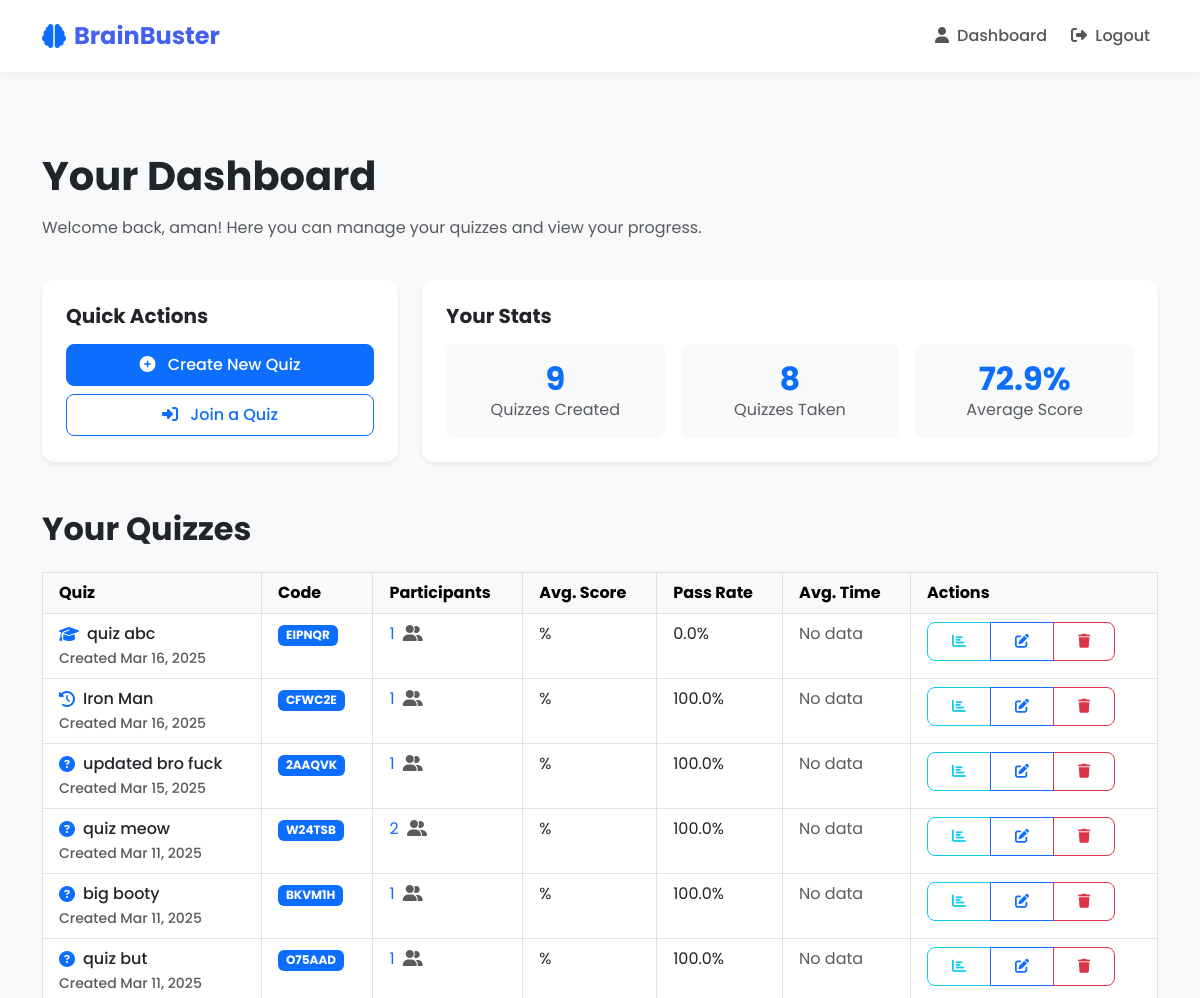
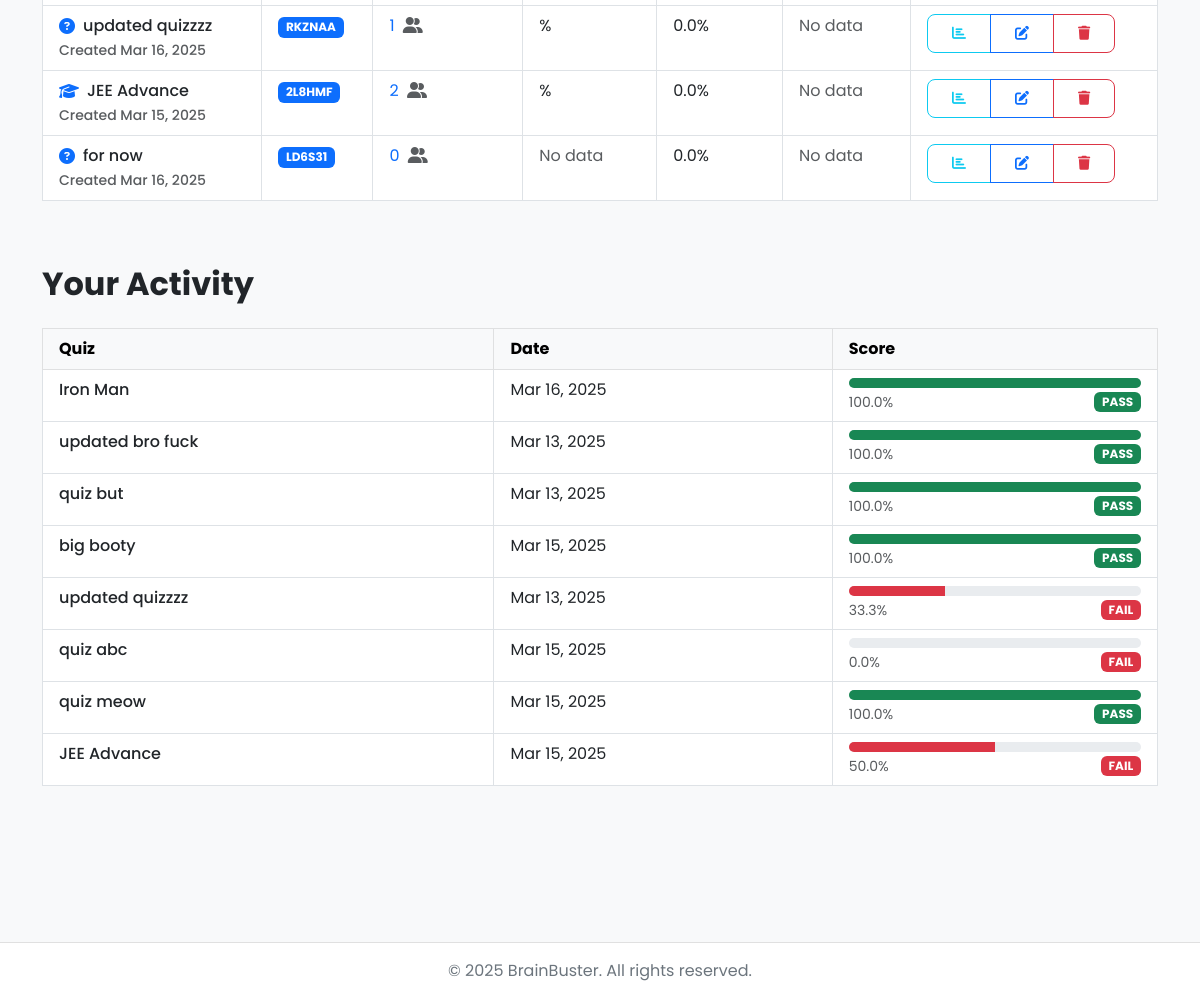
The page /quizzes/ (signed in) on the database as committed earlier (2 pictures, top to bottom).
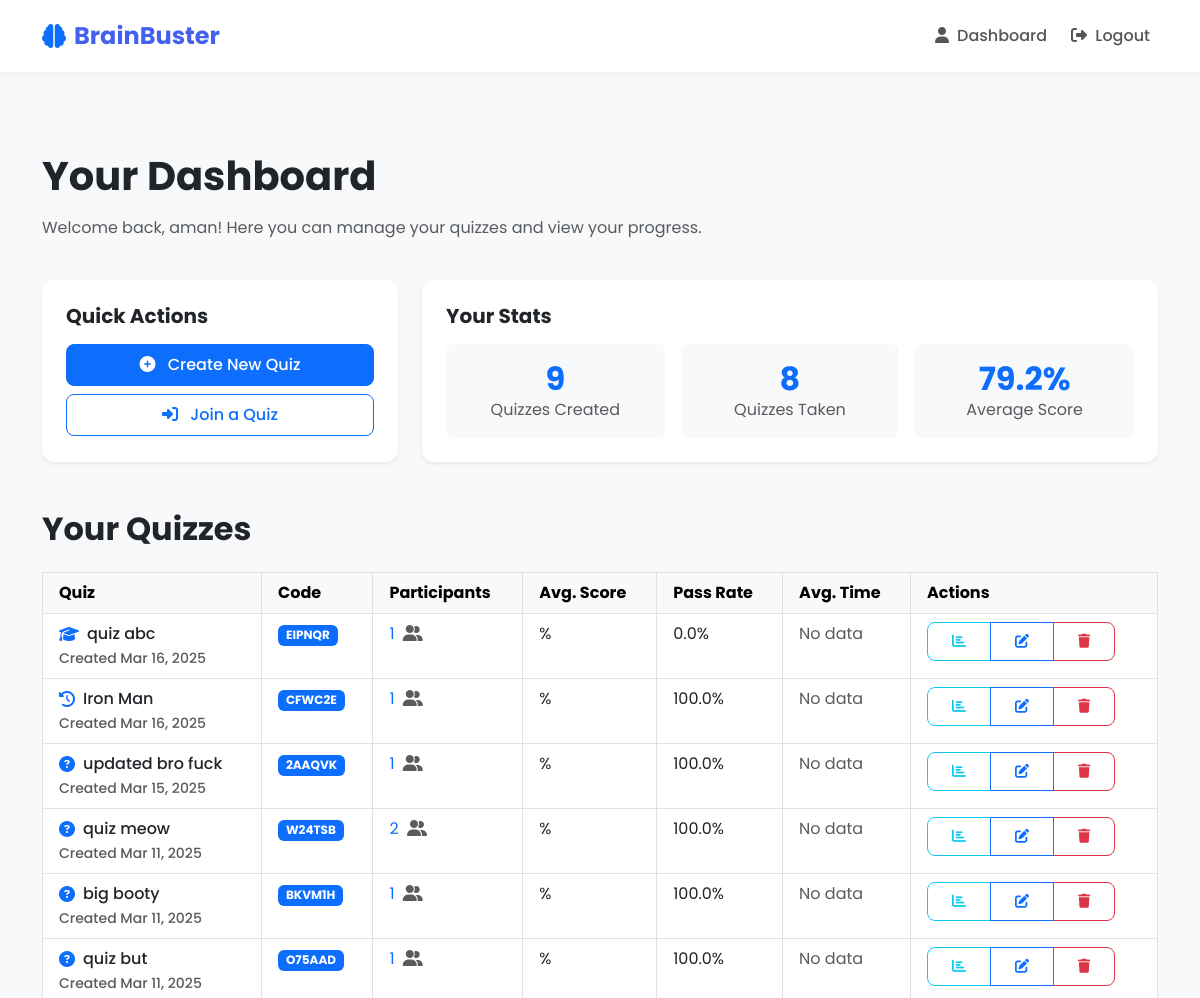
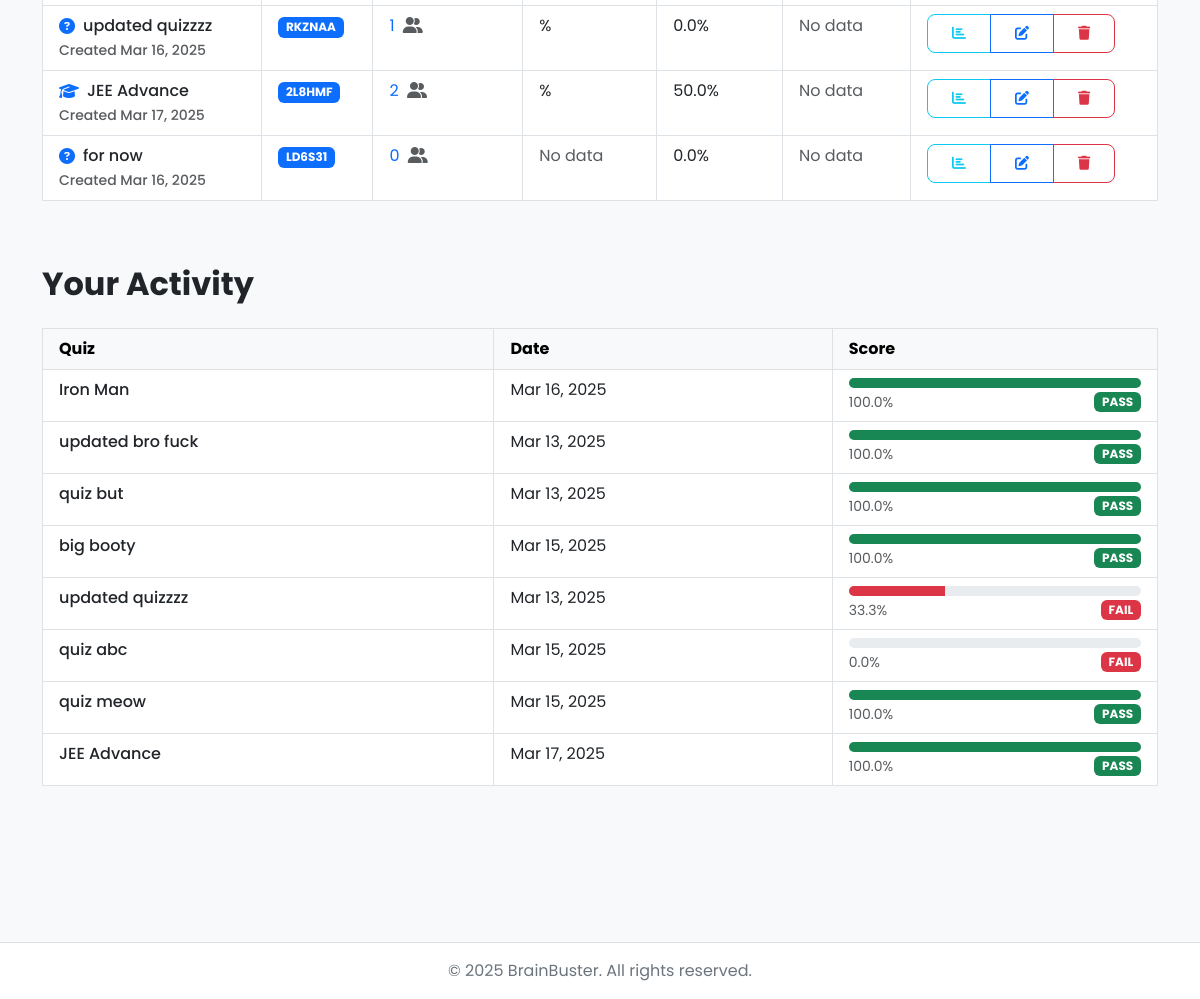
The same page on the database as committed later (2 pictures, top to bottom).
### quizzes/models.py (models this page shows, shortened)
class Quiz(models.Model):
    title = models.CharField(max_length=255)
    description = models.TextField(blank=True, null=True)
    icon = models.CharField(max_length=50, default="question-circle")
    code = models.CharField(max_length=10, unique=True, default=generate_unique_code)
    created_by = models.ForeignKey(User, on_delete=models.CASCADE, related_name='quizzes')
    created_at = models.DateTimeField(auto_now=True)
    time_limit_per_question = models.IntegerField(help_text="Time limit in seconds", default=30)
    minimum_score_percentage = models.IntegerField(help_text="Minimum score required to pass (%)", default=60)

class Participation(models.Model):
    user = models.ForeignKey(User, on_delete=models.CASCADE, related_name='participations')
    quiz = models.ForeignKey(Quiz, on_delete=models.CASCADE, related_name='participations')
    score = models.FloatField(default=0.0)
    submitted_at = models.DateTimeField(auto_now=True)  # Changed from auto_now_add to auto_now
    time_taken = models.IntegerField(default=0, help_text="Total time taken in seconds")
    class Meta:
        unique_together = ('user', 'quiz')

### quizzes/views.py (the view)
# urls.py: path('', views.dashboard, name='quiz_dashboard'),
@login_required
def dashboard(request):
    created_quizzes = Quiz.objects.filter(created_by=request.user)
    participated_quizzes = request.user.participations.all().select_related('quiz')
    total_score = sum(p.score for p in participated_quizzes if p.score is not None)
    total_quizzes = sum(1 for p in participated_quizzes if p.score is not None)
    average_score = round(total_score / total_quizzes, 1) if total_quizzes > 0 else 0
    for quiz in created_quizzes:
        participations = list(quiz.participations.all())
        total_participants = len(participations)
        if total_participants > 0:
            passing_participants = sum(1 for p in participations if p.score >= quiz.minimum_score_percentage)
            quiz.pass_rate = round((passing_participants / total_participants) * 100)
        else:
            quiz.pass_rate = 0
        if total_participants > 0:
            total_time = sum(p.time_taken for p in participations if p.time_taken is not None)
            quiz.avg_time = round(total_time / total_participants, 1)
        else:
            quiz.avg_time = 0
        for participation in participations:
            participation.attempt_count = participation.user.participations.filter(quiz=quiz.id).count()
    return render(request, 'quizzes/dashboard.html', {
        'created_quizzes': created_quizzes,
        'participated_quizzes': participated_quizzes,
        'average_score': average_score,
    })

### templates/quizzes/dashboard.html (shortened to what the changed rows need)
{% extends 'base.html' %}
{% block content %}
<div class="container py-5">
    <div class="row mb-4">
        <div class="col-12">
            <h1 class="fw-bold mb-3">Your Dashboard</h1>
        </div>
    </div>
    <div class="row g-4">
        <div class="col-md-8">
            <div class="card h-100 shadow-sm border-0">
                <div class="card-body p-4">
                    <div class="row g-3 text-center">
                        <div class="col-4">
                            <div class="p-3 bg-light rounded-3">
                                <h2 class="text-primary fw-bold mb-0">{{ created_quizzes.count }}</h2>
                            </div>
                        </div>
                        <div class="col-4">
                            <div class="p-3 bg-light rounded-3">
                                <h2 class="text-primary fw-bold mb-0">{{ user.participations.count }}</h2>
                            </div>
                        </div>
                        <div class="col-4">
                            <div class="p-3 bg-light rounded-3">
                                <h2 class="text-primary fw-bold mb-0">{{ average_score|floatformat:1 }}%</h2>
                                <p class="text-muted mb-0">Average Score</p>
                            </div>
                        </div>
                    </div>
                </div>
            </div>
        </div>
    </div>
    <div class="row mt-5">
        <div class="col-12">
            <h2 class="fw-bold mb-4">Your Quizzes</h2>
                {% if created_quizzes %}
                <div class="table-responsive">
                    <table class="table table-hover table-bordered">
                        <thead class="table-light">
                            <tr>
                                <th class="border-bottom px-3 py-2">Quiz</th>
                                <th class="border-bottom px-3 py-2">Code</th>
                                <th class="border-bottom px-3 py-2">Participants</th>
                                <th class="border-bottom px-3 py-2">Avg. Score</th>
                                <th class="border-bottom px-3 py-2">Pass Rate</th>
                                <th class="border-bottom px-3 py-2">Avg. Time</th>
                                <th class="border-bottom px-3 py-2">Actions</th>
                            </tr>
                        </thead>
                        <tbody>
                            {% for quiz in created_quizzes %}
                            <tr>
                                <td class="fw-medium border-bottom px-3 py-2">
                                    <div class="d-flex align-items-center">
                                        <i class="fas fa-{{ quiz.icon|default:'question-circle' }} text-primary me-2"></i>
                                        {{ quiz.title }}
                                    </div>
                                    <small class="text-muted">Created {{ quiz.created_at|date:"M d, Y" }}</small>
                                </td>
                                <td class="border-bottom px-3 py-2"><span class="badge bg-primary">{{ quiz.code }}</span></td>
                                <td class="border-bottom px-3 py-2">
                                    <a href="#" class="text-decoration-none" data-bs-toggle="modal" data-bs-target="#participantsModal{{ quiz.id }}">
                                        {{ quiz.participations.count }}
                                        <i class="fas fa-user-friends ms-1 text-muted"></i>
                                    </a>
                                </td>
                                <td class="border-bottom px-3 py-2">
                                    {% if quiz.participations.count > 0 %}
                                        {{ quiz.avg_score|floatformat:1 }}%
                                    {% else %}
                                        <span class="text-muted">No data</span>
                                    {% endif %}
                                </td>
                                <td class="border-bottom px-3 py-2">{{ quiz.pass_rate|floatformat:1 }}%</td>
                                <td class="border-bottom px-3 py-2">
                                    {% if quiz.avg_time > 0 %}
                                        {{ quiz.avg_time|floatformat:1 }} sec
                                    {% else %}
                                        <span class="text-muted">No data</span>
                                    {% endif %}
                                </td>
                                <td class="border-bottom px-3 py-2">
                                    <div class="btn-group">
                                        <a href="{% url 'quiz_stats' quiz.id %}" class="btn btn-sm btn-outline-info">
                                            <i class="fas fa-chart-bar"></i>
                                        </a>
                                        <a href="{% url 'edit_quiz' quiz.id %}" class="btn btn-sm btn-outline-primary">
                                            <i class="fas fa-edit"></i>
                                        </a>
                                        <button type="button" class="btn btn-sm btn-outline-danger delete-quiz-btn"
                                                data-bs-toggle="modal" data-bs-target="#deleteQuizModal"
                                                data-quiz-id="{{ quiz.id }}" data-quiz-title="{{ quiz.title }}">
                                            <i class="fas fa-trash"></i>
                                        </button>
                                    </div>
                                </td>
                            </tr>
                            {% endfor %}
                        </tbody>
                    </table>
                </div>
            {% endif %}
        </div>
    </div>
    <div class="row mt-5">
        <div class="col-12">
            <h2 class="fw-bold mb-4">Your Activity</h2>
            {% if user.participations.all %}
                <div class="table-responsive">
                    <table class="table table-hover table-bordered">
                        <thead class="table-light">
                            <tr>
                                <th class="px-3 py-2">Quiz</th>
                                <th class="px-3 py-2">Date</th>
                                <th class="px-3 py-2">Score</th>
                            </tr>
                        </thead>
                        <tbody>
                            {% for participation in user.participations.all %}
                            <tr>
                                <td class="fw-medium px-3 py-2">{{ participation.quiz.title }}</td>
                                <td class="px-3 py-2">{{ participation.submitted_at|date:"M d, Y" }}</td>
                                <td class="px-3 py-2">
                                    <div class="progress" style="height: 10px;">
                                        <div class="progress-bar {% if participation.score >= participation.quiz.minimum_score_percentage %}bg-success{% else %}bg-danger{% endif %}"
                                             role="progressbar" style="width: {{ participation.score|floatformat:0 }}%;"
                                             aria-valuenow="{{ participation.score|floatformat:0 }}" aria-valuemin="0" aria-valuemax="100">
                                        </div>
                                    </div>
                                    <div class="d-flex justify-content-between align-items-center mt-1">
                                        <small class="text-muted">{{ participation.score|floatformat:1 }}%</small>
                                        <span class="badge {% if participation.score >= participation.quiz.minimum_score_percentage %}bg-success{% else %}bg-danger{% endif %}">
                                            {% if participation.score >= participation.quiz.minimum_score_percentage %}PASS{% else %}FAIL{% endif %}
                                        </span>
                                    </div>
                                </td>
                            </tr>
                            {% endfor %}
                        </tbody>
                    </table>
                </div>
            {% endif %}
        </div>
    </div>
</div>
{% endblock %}

Rows that differ between the two databases and show on the page:
changed Quiz "JEE Advance": created_at "Mar 15, 2025" → "Mar 17, 2025"; pass_rate "0.0" → "50.0"
changed Participation "JEE Advance": submitted_at "Mar 15, 2025" → "Mar 17, 2025"; score "50.0" → "100.0"; score "FAIL" → "PASS"
Other text that changed with them:
{{ average_score|floatformat:1 }}: "72.9" → "79.2"
